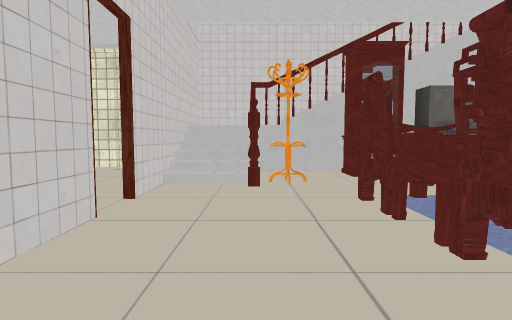
[1] (above)

17 first-person views from a walk through a Unity game level. The camera is 0.68 m above the floor, tilts 4° down and sees 80° across. The floor is counted in squares, 1 m on a side. Each view is taken from the middle of a square. On the plan, view 1 faces up. The plan holds only what a view shows up to about 10 squares ahead; the rest is blank. The place goes on beyond the plan. The player is left out. Door leaves are left out, so doorways stand open. Some surface patterns are stand-ins.

[2]
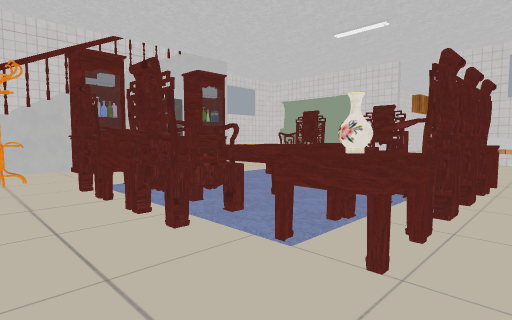

[3]
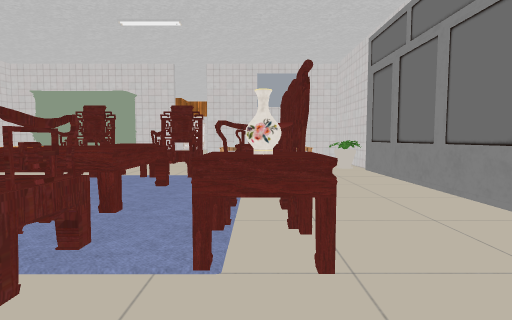

[4]
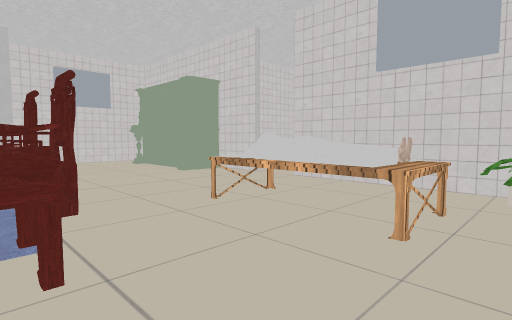

[5]
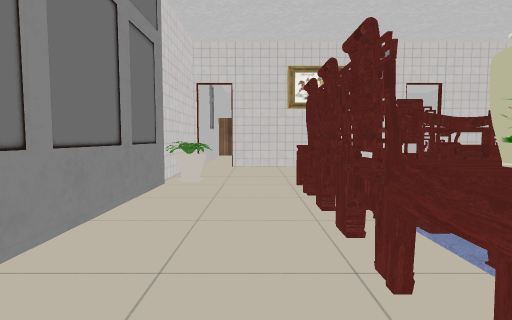

[6]
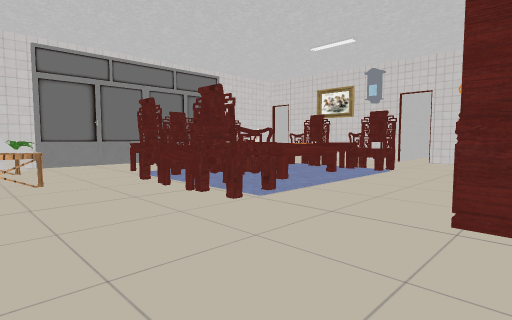

[7]
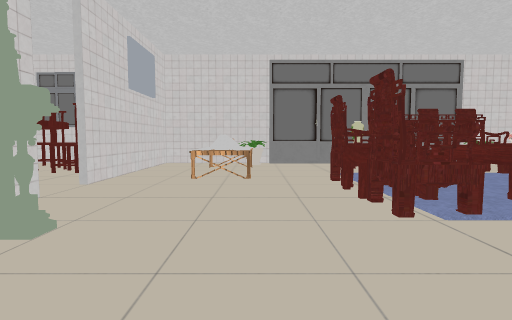

[8]
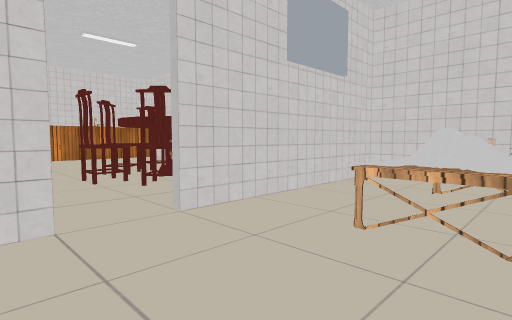

[9]
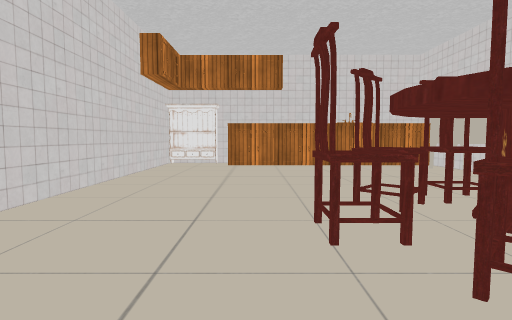

[10]
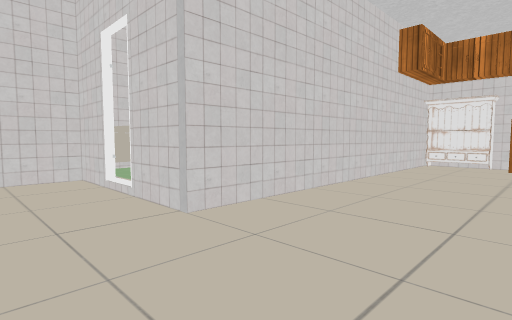

[11]
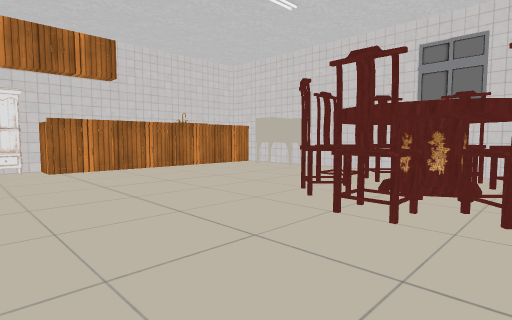

[12]
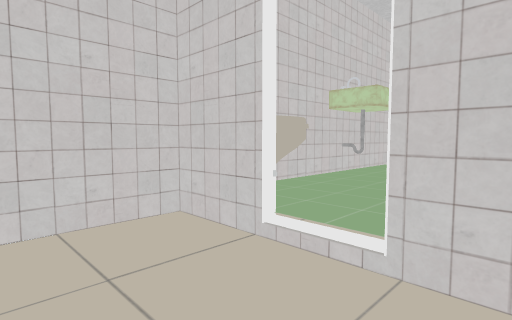

[13]
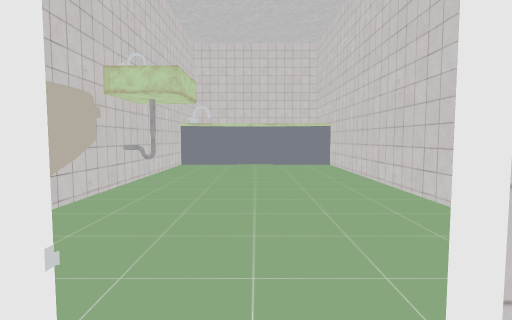

[14]
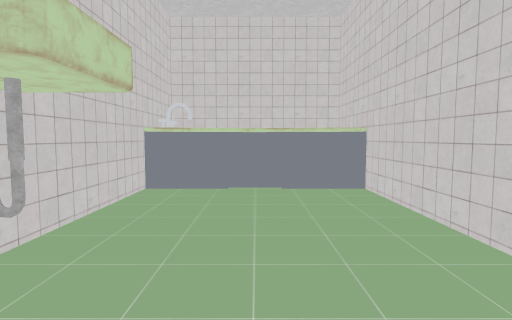

[15]
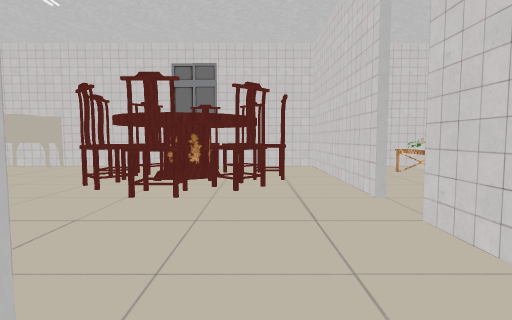

[16]
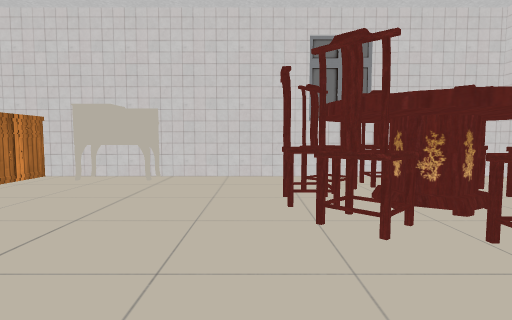

[17]
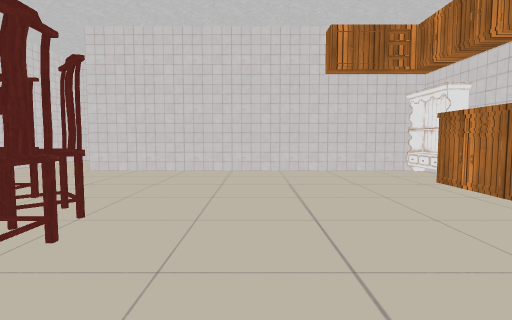

### Floor plan
Key: @ floor where view 1 was taken; # wall or solid block; . main floor; : floor 0.15 m higher than the main floor; D open door; ^ raised ledge; C chair; P piano; T table; L plant; U counter; B bathtub; S shelf; E oven; O other object.
Columns run from 4 left of view 1 to 19 right of it. Each row starts with its distance up from view 1.
  8          ##############
  7      ##### ...#.O:OO:BBB
  6 ######O###...##.D::::B B
  5    ###.......P..#####BBB
  4   ##.........##.......S#
  3  #DD.CCTTCC...#.......S#
  2   #..CCTTCC...........UU
  1   #..CCTTCCTT.#CCC....UU
  0   ##@.TOOO.T^.#CTC....U
 -1    #.OO..T.TT.#CCC....U
 -2 ..DD.L.....OL.#.....EEUU
 -3 #######################

Positions as (right, up) in squares from view 1, and headings:
1: (0, 0), facing up
2: (0, -1), facing up-right
3: (0, 0), facing right
4: (5, -2), facing up-right
5: (6, -1), facing left
6: (8, 6), facing down-left
7: (7, 6), facing down
8: (7, 3), facing down-right
9: (10, 2), facing right
10: (10, 2), facing up-right
11: (11, 4), facing down-right
12: (10, 5), facing up-right
13: (11, 6), facing right
14: (13, 6), facing right
15: (11, 5), facing down
16: (14, 3), facing down
17: (15, -2), facing up
